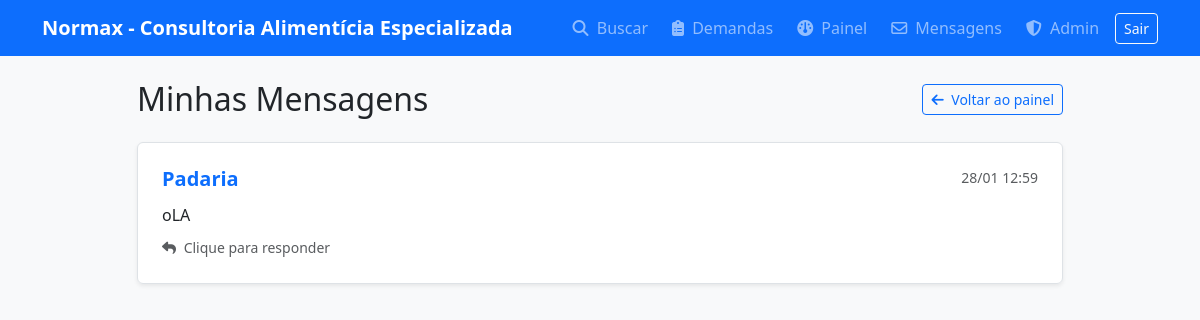
Screenshot of /messages (signed in) with the database file from the repository.
### app.py (models this page shows, shortened)
class Message(db.Model):
    id = db.Column(db.Integer, primary_key=True)
    sender_id = db.Column(db.Integer, db.ForeignKey("user.id"), nullable=False, index=True)
    recipient_id = db.Column(db.Integer, db.ForeignKey("user.id"), nullable=False, index=True)
    body = db.Column(db.Text, nullable=False)
    timestamp = db.Column(db.DateTime, default=datetime.utcnow, index=True)
    read = db.Column(db.Boolean, default=False)
    sender = db.relationship("User", foreign_keys=[sender_id])
    recipient = db.relationship("User", foreign_keys=[recipient_id])

class User(UserMixin, db.Model):
    id = db.Column(db.Integer, primary_key=True)
    email = db.Column(db.String(150), unique=True, nullable=False, index=True)
    password_hash = db.Column(db.String(255), nullable=False)
    name = db.Column(db.String(150), nullable=False)
    user_type = db.Column(db.String(20), nullable=False)  # company / professional
    professional_profile = db.relationship("ProfessionalProfile", backref="user", uselist=False)

### app.py (the view)
@app.route("/messages")
@login_required
def messages():
    msgs = Message.query.filter_by(recipient_id=current_user.id).order_by(Message.timestamp.desc()).all()
    Message.query.filter_by(recipient_id=current_user.id, read=False).update({"read": True})
    db.session.commit()
    return render_template("messages.html", messages=msgs)

### app.py (called while the page is built)
@login_manager.user_loader
def load_user(user_id):
    return User.query.get(int(user_id))

@app.context_processor
def inject_globals():
    unread = 0
    if current_user.is_authenticated:
        unread = Message.query.filter_by(recipient_id=current_user.id, read=False).count()
    return {
        "APP_NAME": APP_NAME,
        "SERVICES_LIST": SERVICES_LIST,
        "SEGMENTS_LIST": SEGMENTS_LIST,
        "PROFESSIONS_LIST": PROFESSIONS_LIST,
        "DAYS_OF_WEEK": DAYS_OF_WEEK,
        "unread_messages": unread,
        "is_admin": bool(session.get("is_admin"))
    }

### templates/messages.html
{% extends "base.html" %}
{% block content %}
<div class="row justify-content-center">
  <div class="col-md-10">
    <div class="d-flex justify-content-between align-items-center mb-4 flex-wrap gap-2">
      <h2 class="mb-0">Minhas Mensagens</h2>
      <a href="{{ url_for('dashboard') }}" class="btn btn-outline-primary btn-sm">
        <i class="fa-solid fa-arrow-left me-1"></i> Voltar ao painel
      </a>
    </div>
    <div class="list-group shadow-sm">
      {% for msg in messages %}
        <a href="{{ url_for('send_message', recipient_id=msg.sender.id) }}"
           class="list-group-item list-group-item-action flex-column align-items-start p-4">
          <div class="d-flex w-100 justify-content-between">
            <h5 class="mb-1 fw-bold text-primary">{{ msg.sender.name }}</h5>
            <small class="text-muted">{{ msg.timestamp.strftime('%d/%m %H:%M') }}</small>
          </div>
          <p class="mb-2 mt-2">{{ msg.body }}</p>
          <small class="text-muted">
            <i class="fa-solid fa-reply me-1"></i> Clique para responder
          </small>
        </a>
      {% else %}
        <div class="text-center py-5 bg-white">
          <i class="fa-regular fa-envelope-open fa-3x text-muted mb-3"></i>
          <p class="text-muted mb-0">Nenhuma mensagem recebida ainda.</p>
        </div>
      {% endfor %}
    </div>
  </div>
</div>
{% endblock %}

### rows the page displays
Message: sender.name "Padaria", timestamp "28/01 12:59", body "oLA"

### other values shown
{{ APP_NAME }} "Normax - Consultoria Alimentícia Especializada"
